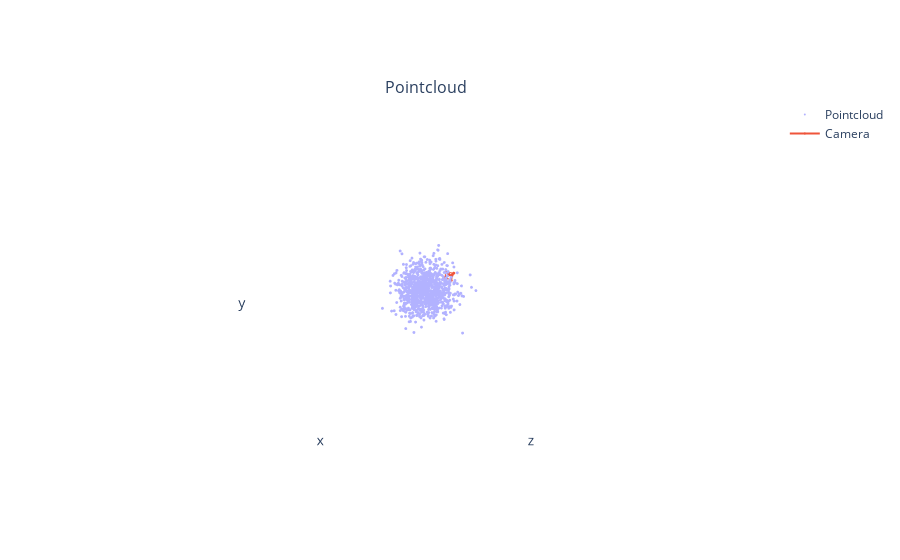

The notebook cell this image was saved under:
### Code cell
plot_scene({
    "Pointcloud": {
        "Pointcloud": pointcloud,
        "Camera": cameras,
    },
})

### Figure 1 — Plotly figure (JSON) as saved in the notebook; plotly's stock layout.template omitted (floating-point values rounded to 4 significant figures; data arrays with more than 128 entries replaced by an {"elided": "..."} marker saying what was removed)
{"data": [{"marker": {"color": {"elided": "1000 str values"}, "size": 1}, "mode": "markers", "name": "Pointcloud", "scene": "scene", "type": "scatter3d", "x": {"elided": "1000 float values"}, "y": {"elided": "1000 float values"}, "z": {"elided": "1000 float values"}}, {"marker": {"size": 1}, "name": "Camera", "scene": "scene", "type": "scatter3d", "x": [-0.3, 0.0, 0.0, 0.0, 0.3, 0.3, -0.3, -0.3, 0.0, 0.3, 0.3, 0.0, -0.3, 0.0, 0.0], "y": [0.225, 0.225, 0.3, 0.225, 0.225, -0.225, -0.225, 0.225, 0.0, 0.225, -0.225, 0.0, -0.225, 0.0, 0.0], "z": [-2.4, -2.4, -2.4, -2.4, -2.4, -2.4, -2.4, -2.4, -3.0, -2.4, -2.4, -3.0, -2.4, -3.0, -2.1]}], "layout": {"annotations": [{"font": {"size": 16}, "showarrow": false, "text": "Pointcloud", "x": 0.5, "xanchor": "center", "xref": "paper", "y": 1, "yanchor": "bottom", "yref": "paper"}], "scene": {"aspectmode": "cube", "camera": {"up": {"x": 0, "y": 1, "z": 0}}, "domain": {"x": [0, 1], "y": [0, 1]}, "xaxis": {"backgroundcolor": "#fff", "range": [-7.424, 7.513], "showaxeslabels": false, "showgrid": false, "showline": false, "showticklabels": false, "ticks": "", "zeroline": false}, "yaxis": {"backgroundcolor": "#fff", "range": [-7.472, 7.465], "showaxeslabels": false, "showgrid": false, "showline": false, "showticklabels": false, "ticks": "", "zeroline": false}, "zaxis": {"backgroundcolor": "#fff", "range": [-7.447, 7.491], "showaxeslabels": false, "showgrid": false, "showline": false, "showticklabels": false, "ticks": "", "zeroline": false}}}}
